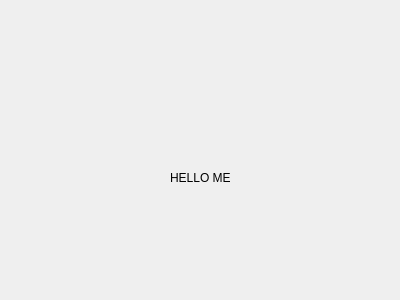
<?xml version="1.0" encoding="UTF-8"?>
<ui version="4.0">
 <class>HelloDialog</class>
 <widget class="QDialog" name="HelloDialog">
  <property name="geometry">
   <rect>
    <x>0</x>
    <y>0</y>
    <width>400</width>
    <height>300</height>
   </rect>
  </property>
  <property name="windowTitle">
   <string>Dialog</string>
  </property>
  <widget class="QLabel" name="label">
   <property name="geometry">
    <rect>
     <x>170</x>
     <y>170</y>
     <width>131</width>
     <height>16</height>
    </rect>
   </property>
   <property name="text">
    <string>HELLO ME</string>
   </property>
  </widget>
 </widget>
 <resources/>
 <connections/>
</ui>
